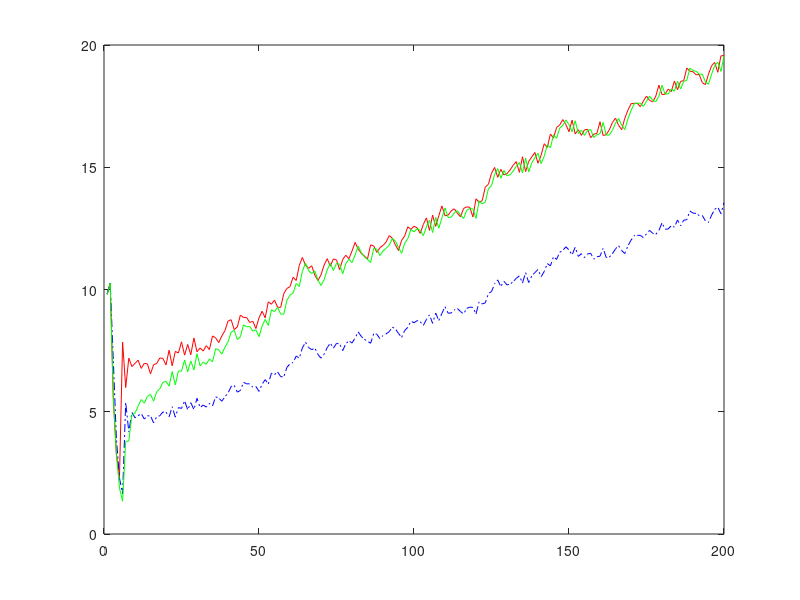

MATLAB code to generate this figure:
function out = lsqdata( )
%A demo to show recursive least squares parameter estimation and prediction.

clf;
numpts = 200;
order = 2;
noise = 1.0;
trsize = 5;
theta = [0.607;0.4];

disp('True parameter vector = ')
disp(theta');

y=10+ noise*(rand(1,order)-0.5);

fudge=0.5;
theta = fudge*theta;
for i=order+1:numpts,
  for j=1:order,
    phip(j) = y(i-j);
  end
  phi=phip';
  if i==trsize+1,
    theta = theta/fudge;
    phi(1)=phi(1)*10/y(i-1);
  end
  y(i)=theta'*phi + noise*(rand(1)-0.5);
end
x=[1:numpts];
plot(x,y,'r-');

disp('Press any key to plot predicted signal');
pause

hold on;

for i=1:order+1,
  ytr(:,i)=y(i:trsize+i-1)';
end

for i=1:order,
  A(:,i)=ytr(:,order-i+1);
end
b = ytr(:,order+1);

thetahat=(A'*A)\(A'*b);

disp('Estimate of parameter vector = ')
disp(thetahat');

for j=1:order,
  yhat(j)=y(j);
end

for i=order+1:numpts,
  for j=1:order,
    phip(j) = y(i-j);
  end
  phi=phip';
  yhat(i)=thetahat'*phi;
end
x=[1:numpts];
plot(x,yhat,'b-.');

disp('Press any key to plot RLS predicted signal');
pause

for i=1:order+1,
  ytr2(:,i)=y(i:order+i-1)';
end

for i=1:order,
  A2(:,i)=ytr2(:,order-i+1);
end
b2 = ytr2(:,order+1);

P=inv(A2'*A2);
that=P*A2'*b2;

for j=1:order,
  yhat(j)=y(j);
end

for i=order+1:numpts,
  for j=1:order,
    phip(j) = y(i-j);
  end
  phi=phip';
  yhat(i)=that'*phi;
  P=P-(P*phi*phi'*P)/(1+phi'*P*phi);
  that=that+P*phi*(y(i)-phi'*that);
  %disp('that =');
  %disp(that');
end

disp('Estimate of parameter vector = ')
disp(that');

x=[1:numpts];
plot(x,yhat,'g-');
